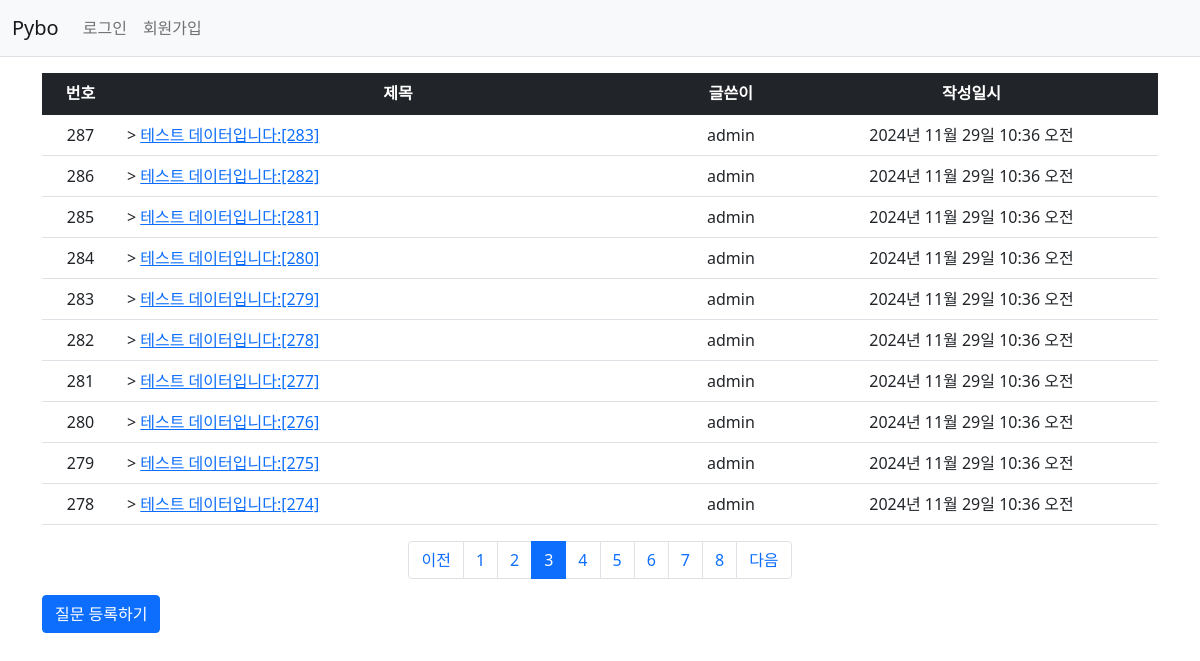
Page /pybo2/?page=3 on the committed database.
### pybo2/models.py (models this page shows, shortened)
class Question(models.Model):
    author = models.ForeignKey(User, on_delete=models.CASCADE)
    subject = models.CharField(max_length=200)
    content = models.TextField()
    create_date = models.DateTimeField()
    modify_date = models.DateTimeField(null=True, blank=True)

### pybo2/views.py (the view)
# urls.py: path('', views.index, name='index'),  # '/' 에 해당되는 path
def index(request):
    page = request.GET.get('page', '1')  # 페이지
    question_list = Question.objects.order_by('-create_date')
    paginator = Paginator(question_list, 10)  # 페이지당 10개씩 보여주기
    page_obj = paginator.get_page(page)
    context = {'question_list': page_obj}
    return render(request, 'pybo2/question_list.html', context)

### pybo2/templatetags/pybo_filter.py (called while the page is built)
@register.filter
def sub(value, arg):
    return value - arg

### templates/pybo2/question_list.html (shortened to what this page needs)
{% extends 'base.html' %}
{% load pybo_filter %}
{% block content %}
<div class="container my-3">
    <table class="table">
        <thead>
         <tr class="text-center table-dark">
            <th>번호</th>
            <th style="width:50%">제목</th>
            <th>글쓴이</th>
            <th>작성일시</th>
        </tr>
        </thead>
        <tbody>
        {% if question_list %}
        {% for question in question_list %}
        <tr class="text-center">
            <td>
                {{ question_list.paginator.count|sub:question_list.start_index|sub:forloop.counter0|add:1 }}
            </td>
            <td class="text-start">>
                <a href="{% url 'pybo2:detail' question.id %}">{{ question.subject }}</a>
            </td>
            <td>{{ question.author.username }}</td>
            <td>{{ question.create_date }}</td>
        </tr>
        {% endfor %}
        {% else %}
        <tr>
            <td colspan="4">질문이 없습니다.</td>
        </tr>
        {% endif %}
        </tbody>
    </table>
    <ul class="pagination justify-content-center">
        {% if question_list.has_previous %}
        <li class="page-item">
            <a class="page-link" href="?page={{ question_list.previous_page_number }}">이전</a>
        </li>
        {% else %}
        <li class="page-item disabled">
            <a class="page-link" tabindex="-1" aria-disabled="true" href="#">이전</a>
        </li>
        {% endif %}
        {% for page_number in question_list.paginator.page_range %}
        {% if page_number >= question_list.number|add:-5 and page_number <= question_list.number|add:5 %}
        {% if page_number == question_list.number %}
        <li class="page-item active" aria-current="page">
            <a class="page-link" href="?page={{ page_number }}">{{ page_number }}</a>
        </li>
        {% else %}
        <li class="page-item">
            <a class="page-link" href="?page={{ page_number }}">{{ page_number }}</a>
        </li>
        {% endif %}
        {% endif %}
        {% endfor %}
        {% if question_list.has_next %}
        <li class="page-item">
            <a class="page-link" href="?page={{ question_list.next_page_number }}">다음</a>
        </li>
        {% else %}
        <li class="page-item disabled">
            <a class="page-link" tabindex="-1" aria-disabled="true" href="#">다음</a>
        </li>
        {% endif %}
    </ul>
    <a href="{% url 'pybo2:question_create' %}" class="btn btn-primary">질문 등록하기</a>
</div>
{% endblock %}

### rows in the picture
Question: paginator.count|sub "287", subject "테스트 데이터입니다:[283]", author.username "admin", create_date "2024년 11월 29일 10:36 오전"
Question: paginator.count|sub "286", subject "테스트 데이터입니다:[282]", author.username "admin", create_date "2024년 11월 29일 10:36 오전"
Question: paginator.count|sub "285", subject "테스트 데이터입니다:[281]", author.username "admin", create_date "2024년 11월 29일 10:36 오전"
Question: paginator.count|sub "284", subject "테스트 데이터입니다:[280]", author.username "admin", create_date "2024년 11월 29일 10:36 오전"
Question: paginator.count|sub "283", subject "테스트 데이터입니다:[279]", author.username "admin", create_date "2024년 11월 29일 10:36 오전"
Question: paginator.count|sub "282", subject "테스트 데이터입니다:[278]", author.username "admin", create_date "2024년 11월 29일 10:36 오전"
Question: paginator.count|sub "281", subject "테스트 데이터입니다:[277]", author.username "admin", create_date "2024년 11월 29일 10:36 오전"
Question: paginator.count|sub "280", subject "테스트 데이터입니다:[276]", author.username "admin", create_date "2024년 11월 29일 10:36 오전"
Question: paginator.count|sub "279", subject "테스트 데이터입니다:[275]", author.username "admin", create_date "2024년 11월 29일 10:36 오전"
Question: paginator.count|sub "278", subject "테스트 데이터입니다:[274]", author.username "admin", create_date "2024년 11월 29일 10:36 오전"

### other values in the picture
{{ page_number }} "1" "2" "4" "5" "6" "7" "8"
{{ page_number }} "3"
